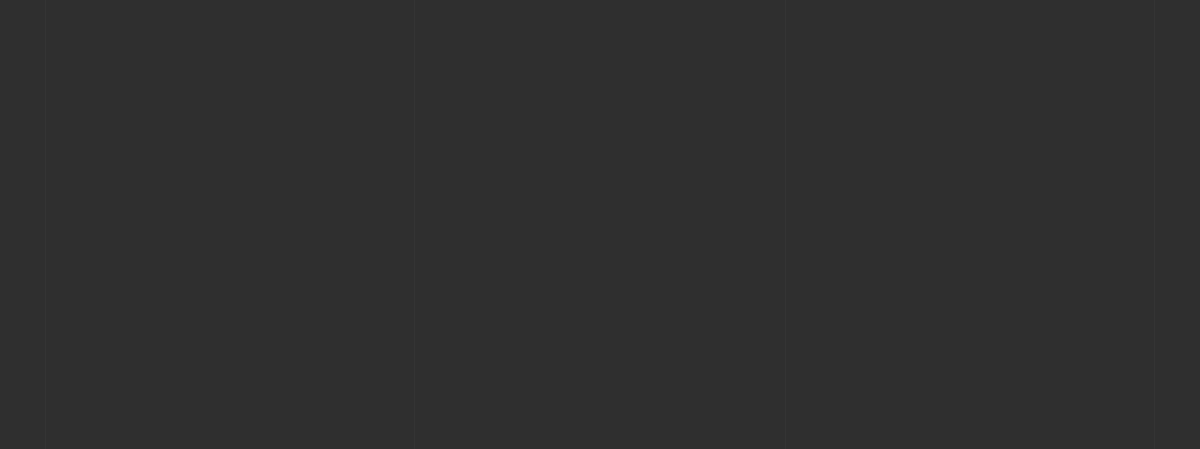
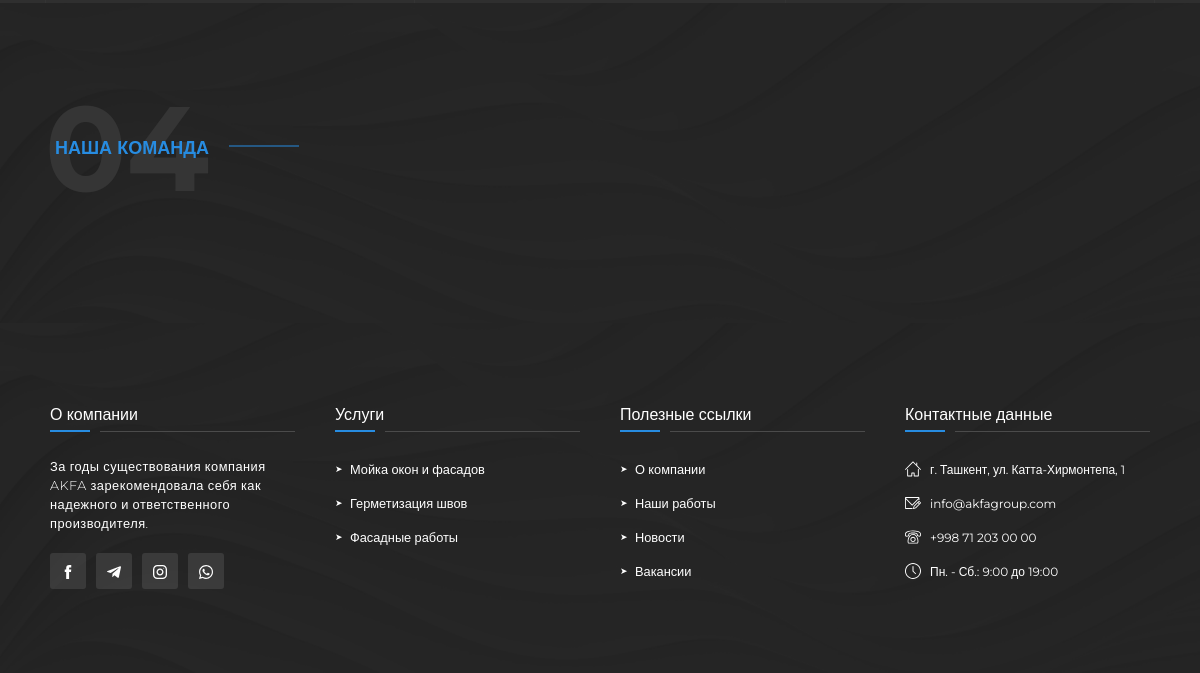
/about/about-us/ (lower part), run on an earlier commit of the app's database (2 pictures, top to bottom).
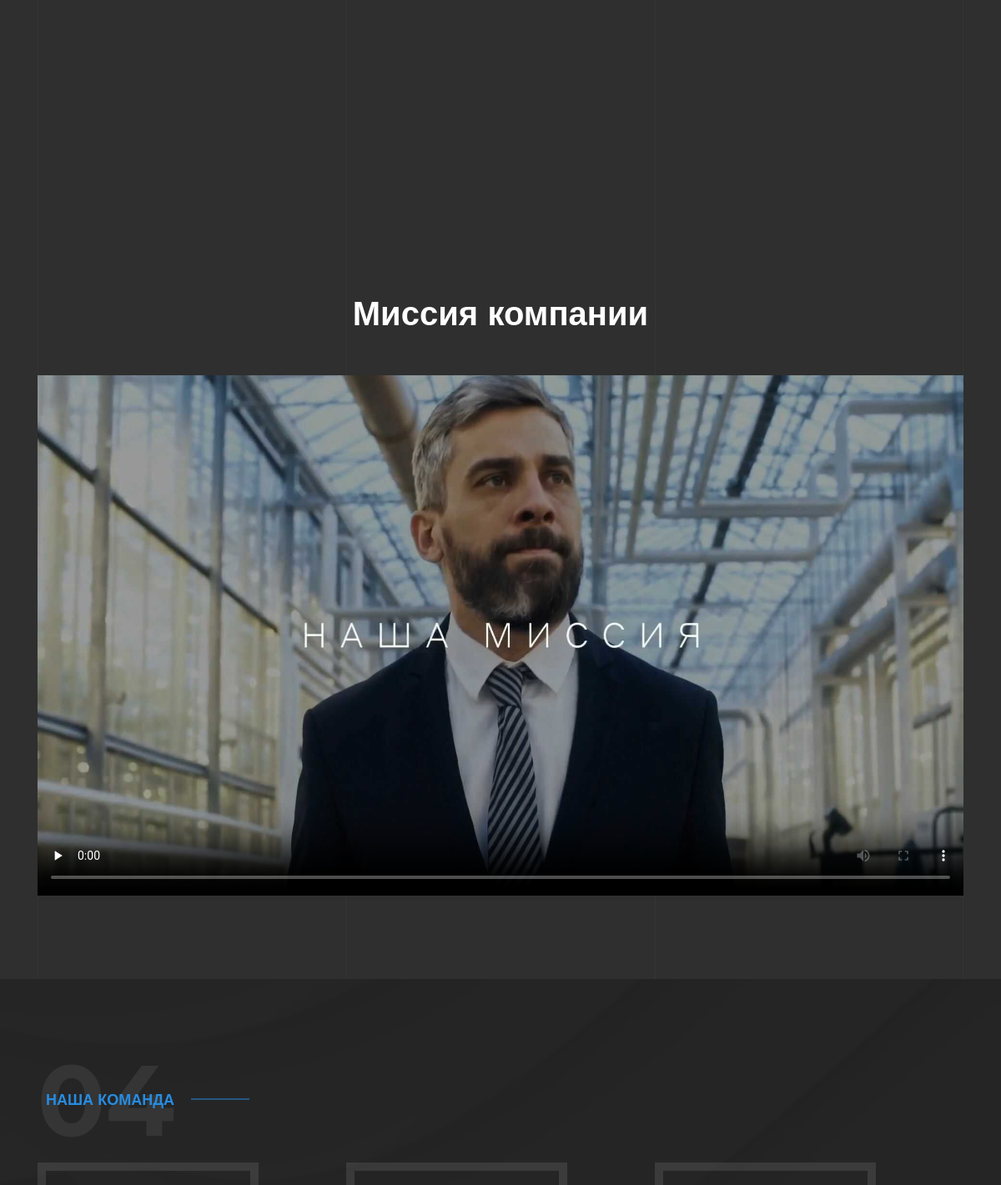
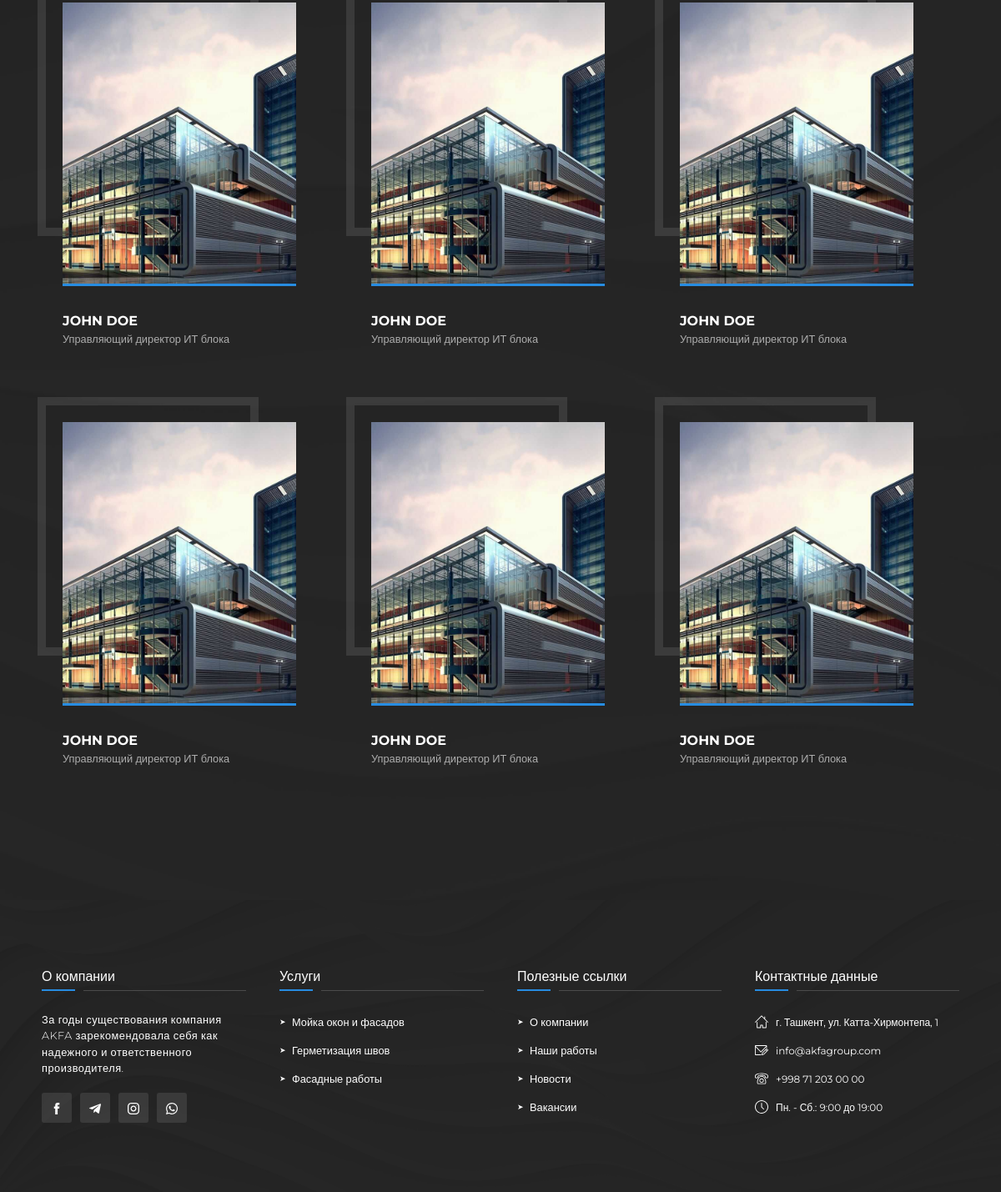
And on a later commit of the database (2 pictures, top to bottom).
### abcompany/models.py (models this page shows, shortened)
class CompanyMissionModel(models.Model):
    title = models.CharField(max_length=150, null=True, blank=True)
    page_promo = models.FileField(upload_to=upload_location, blank=True, null=True)
    image = models.ImageField(upload_to=upload_location, blank=True, null=True)
    class Meta:
        verbose_name = 'Missions of the company'
        verbose_name_plural = 'Missions of the company'
    def imageUrl(self):
        return self.image.url

class TeamModel(models.Model):
    name = models.CharField(max_length=150, null=True, blank=True)
    position = models.CharField(max_length=150, null=True, blank=True)
    image = models.ImageField(upload_to=team_upload_location, blank=True, null=True)
    class Meta:
        verbose_name = 'Our Team'
        verbose_name_plural = 'Our Team'
    def imageUrl(self):
        return self.image.url

### abcompany/views.py (the view)
# urls.py: path('about-us/', aboutUs, name='about-us'),
def aboutUs(request):
    context = {}
    promo = PageTitleModel.objects.all()[:1]
    statistics = StatisticsModel.objects.all()[:4]
    missions = MissionModel.objects.all()
    company_missions = CompanyMissionModel.objects.all()[:1]
    team = TeamModel.objects.all()[:6]
    context['promo'] = promo
    context['statistics'] = statistics
    context['missions'] = missions
    context['company_missions'] = company_missions
    context['team'] = team
    return render(request, 'pages/about.html', context)

### abcompany/templates/pages/about.html (shortened to what this page needs)
{% extends 'base.html' %}
{% load static %}
{% load i18n %}
{% block content %}
    <section class="mission">
        <div class="container">
            <div class="section_content">
                <ul class="divisions">
                    <li>
                    </li>
                </ul>
                {% for mission in company_missions %}
                    <div class="mission_video">
                        <h1 class="text-center">{{mission.title}}</h1>
                        <video controls="" poster="{{mission.imageUrl}}" preload="none" src="{{mission.page_promo.url}}"  onclick="this.play()"></video>
                    </div>
                {% endfor %}
            </div>
        </div>
    </section>
    <section class="team">
        <div class="container">
            <div class="title">
                <span>04</span>
                <small class="line_after"> НАША КОМАНДА </small>
            </div>
            <ul>
                {% for member in team %}
                    <li class="team_items">
                        <div>
                            <div class="team_img">
                                <img src="{{member.imageUrl}}" alt="">
                            </div>
                            <div class="team_caption">
                                <span>{{member.name}}</span>
                                <small>{{member.position}}</small>
                            </div>
                        </div>
                    </li>
                {% endfor %}
            </ul>
        </div>
    </section>
{% endblock content %}

### templates/base.html (shortened to what this page needs)
{% load static %}
{% load i18n %}
<!DOCTYPE html>
<html lang="en">
<head>
    <link rel="stylesheet" href="https://maxcdn.bootstrapcdn.com/bootstrap/4.5.2/css/bootstrap.min.css">
    <link rel="stylesheet" href="{% static 'css/animate.css' %}" media="all" />
    <link rel="stylesheet" href="{% static 'css/swiper.min.css' %}">
    <link rel="stylesheet" href="{% static 'css/style.css' %}">
</head>
<body>
    <div class="wrapper">
    <div class="wrapper">
            {% block content %}
            {% endblock content %}
        {% include 'footer.html' %}
    </div>
</body>
</html>

### templates/header.html (shortened to what this page needs)
{% load static %}
{% load i18n %}

### templates/footer.html
{% load static %}
{% load i18n %}
<div class="footer">
    <div class="footer_inner">
        <div class="container">
            <div class="row footer_top">
                <div class="col-md-3">
                    <div class="footer_items">
                        <div class="footer_title">
                            О компании
                        </div>
                        <div class="footer_content">
                            <p>За годы существования компания AKFA зарекомендовала себя как надежного и
                                ответственного производителя.</p>
                            <ul class="social_icons">
                                <li><a href=""><img src="{% static 'img/facebook-w.svg' %}" alt=""></a></li>
                                <li><a href=""><img src="{% static 'img/telegram-w.svg' %}" alt=""></a></li>
                                <li><a href=""><img src="{% static 'img/instagram-w.svg' %}" alt=""></a></li>
                                <li><a href=""><img src="{% static 'img/whatsapp-w.svg' %}" alt=""></a></li>
                            </ul>
                        </div>
                    </div>
                </div>
                <div class="col-md-3">
                    <div class="footer_items">
                        <div class="footer_items">
                            <div class="footer_title">
                                Услуги
                            </div>
                        </div>
                        <div class="footer_content">
                            <ul class="footer_links">
                                <li><a href="">Мойка окон и фасадов</a></li>
                                <li><a href="">Герметизация швов</a></li>
                                <li><a href="">Фасадные работы</a></li>
                            </ul>
                        </div>
                    </div>
                </div>
                <div class="col-md-3">
                    <div class="footer_items">
                        <div class="footer_items">
                            <div class="footer_title">
                                Полезные ссылки
                            </div>
                        </div>
                        <div class="footer_content">
                            <ul class="footer_links">
                                <li><a href="{% url 'pagesstatic:about' %}">О компании</a></li>
                                <li><a href="{% url 'pagesstatic:projects' %}">Наши работы</a></li>
                                <li><a href="{% url 'pagesstatic:news' %}">Новости</a></li>
                                <li><a href="">Вакансии</a></li>
                            </ul>
                        </div>
                    </div>
                </div>
                <div class="col-md-3">
                    <div class="footer_items">
                        <div class="footer_items">
                            <div class="footer_title">
                                Контактные данные
                            </div>
                        </div>
                        <ul class="footer_contacts">
                            <li><a href="">г. Ташкент, ул. Катта-Хирмонтепа, 1</a></li>
                            <li><a href="">info@akfagroup.com</a></li>
                            <li><a href="">+998 71 203 00 00</a></li>
                            <li><a href="">Пн. - Сб.: 9:00 до 19:00</a></li>
                        </ul>
                    </div>
                </div>
            </div>
        </div>
    </div>
</div>

What changed in the data, as far as the page shows it:
added CompanyMissionModel: title "Миссия компании"
added TeamModel: imageUrl (picture), name "JOHN DOE", position "Управляющий директор ИТ блока"
added TeamModel: imageUrl (picture), name "JOHN DOE", position "Управляющий директор ИТ блока"
added TeamModel: imageUrl (picture), name "JOHN DOE", position "Управляющий директор ИТ блока"
added TeamModel: imageUrl (picture), name "JOHN DOE", position "Управляющий директор ИТ блока"
added TeamModel: imageUrl (picture), name "JOHN DOE", position "Управляющий директор ИТ блока"
added TeamModel: imageUrl (picture), name "JOHN DOE", position "Управляющий директор ИТ блока"
